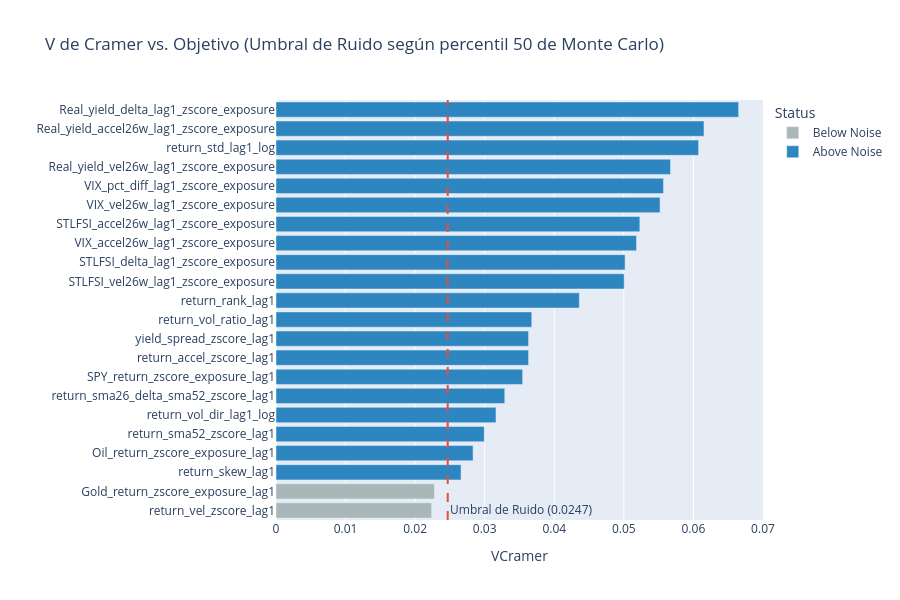

The notebook cell saved with this chart:
### Markdown cell above
### Ranking de variables (V de Cramer)

### Code cell
_ = rankear_variables(X=X, y=y, percentil=50, graficar=True)

### Figure 1 — Plotly figure (JSON) as saved in the notebook; plotly's stock layout.template omitted (floating-point values rounded to 4 significant figures)
{"data": [{"hovertemplate": "Status=Below Noise<br>VCramer=%{x}<br>index=%{y}<extra></extra>", "legendgroup": "Below Noise", "marker": {"color": "#AAB7B8", "pattern": {"shape": ""}}, "name": "Below Noise", "orientation": "h", "showlegend": true, "textposition": "auto", "type": "bar", "x": [0.02236, 0.02277], "xaxis": "x", "y": ["return_vel_zscore_lag1", "Gold_return_zscore_exposure_lag1"], "yaxis": "y"}, {"hovertemplate": "Status=Above Noise<br>VCramer=%{x}<br>index=%{y}<extra></extra>", "legendgroup": "Above Noise", "marker": {"color": "#2E86C1", "pattern": {"shape": ""}}, "name": "Above Noise", "orientation": "h", "showlegend": true, "textposition": "auto", "type": "bar", "x": [0.0266, 0.02833, 0.02994, 0.03162, 0.03288, 0.03546, 0.0363, 0.03631, 0.03676, 0.0436, 0.05005, 0.05018, 0.05182, 0.0523, 0.05521, 0.05571, 0.05671, 0.06074, 0.06152, 0.0665], "xaxis": "x", "y": ["return_skew_lag1", "Oil_return_zscore_exposure_lag1", "return_sma52_zscore_lag1", "return_vol_dir_lag1_log", "return_sma26_delta_sma52_zscore_lag1", "SPY_return_zscore_exposure_lag1", "return_accel_zscore_lag1", "yield_spread_zscore_lag1", "return_vol_ratio_lag1", "return_rank_lag1", "STLFSI_vel26w_lag1_zscore_exposure", "STLFSI_delta_lag1_zscore_exposure", "VIX_accel26w_lag1_zscore_exposure", "STLFSI_accel26w_lag1_zscore_exposure", "VIX_vel26w_lag1_zscore_exposure", "VIX_pct_diff_lag1_zscore_exposure", "Real_yield_vel26w_lag1_zscore_exposure", "return_std_lag1_log", "Real_yield_accel26w_lag1_zscore_exposure", "Real_yield_delta_lag1_zscore_exposure"], "yaxis": "y"}], "layout": {"annotations": [{"showarrow": false, "text": "Umbral de Ruido (0.0247)", "x": 0.02468, "xanchor": "left", "xref": "x", "y": 0, "yanchor": "bottom", "yref": "y domain"}], "barmode": "relative", "height": 600, "legend": {"title": {"text": "Status"}, "tracegroupgap": 0}, "shapes": [{"line": {"color": "#E74C3C", "dash": "dash"}, "type": "line", "x0": 0.02468, "x1": 0.02468, "xref": "x", "y0": 0, "y1": 1, "yref": "y domain"}], "title": {"text": "V de Cramer vs. Objetivo (Umbral de Ruido según percentil 50 de Monte Carlo)"}, "xaxis": {"anchor": "y", "domain": [0, 1], "title": {"text": "VCramer"}}, "yaxis": {"anchor": "x", "domain": [0, 1], "dtick": 1, "title": {"text": ""}}}}
